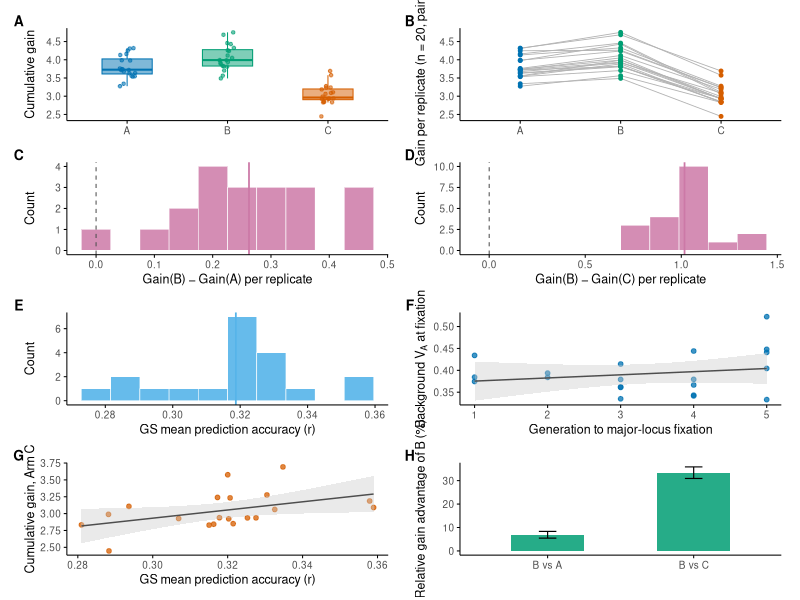
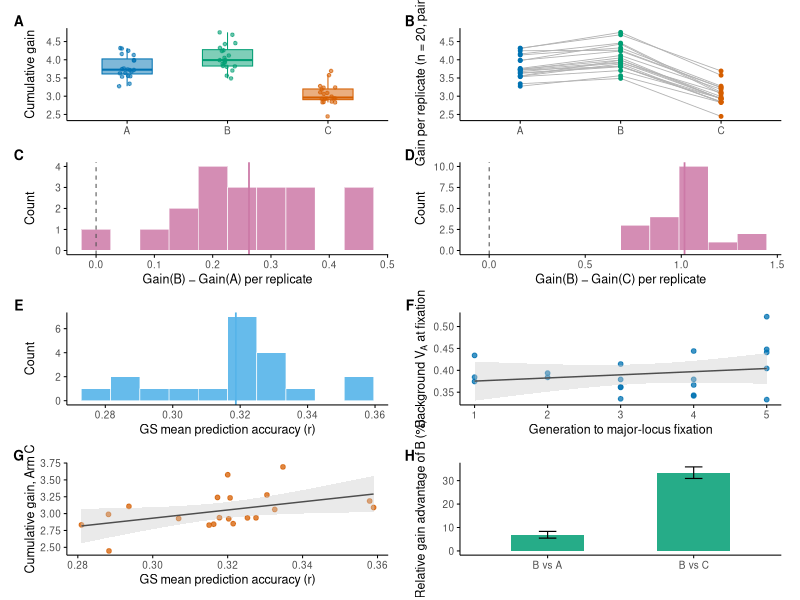

These figures' R source, in order:
## Figure 2: Nature-style 8-panel composite of Phase 2 (post-fixation) results,
## built entirely from the n = 20 replicated simulation output. Replaces the
## single boxplot with a richer, mechanistically-connected panel set.
library(ggplot2)
library(dplyr)
library(patchwork)

dir.create("../figures", showWarnings = FALSE)

okabe_ito <- c(A = "#0072B2", B = "#009E73", C = "#D55E00", diff = "#CC79A7", acc = "#56B4E9")

theme_nature <- theme_classic(base_size = 9, base_family = "sans") +
  theme(
    axis.line = element_line(linewidth = 0.35, colour = "black"),
    axis.ticks = element_line(linewidth = 0.35, colour = "black"),
    legend.position = "none",
    plot.title = element_blank(),
    plot.margin = margin(4, 8, 4, 4)
  )

p1 <- read.csv("../outputs/phase1_replicated_log.csv")
p1$p_major <- pmax(p1$p_major, 1 - p1$p_major)
p2 <- read.csv("../outputs/phase2_replicated_summary.csv")

gen_fixed_fixed <- sapply(split(p1, p1$rep), function(sub) {
  fg <- sub$generation[sub$p_major >= 0.99]
  if (length(fg) > 0) min(fg) else max(sub$generation)
})
p2$gen_fixed <- gen_fixed_fixed[as.character(p2$rep)]
p2$VA_background_at_fixation <- mapply(function(r, g) {
  p1$VA_background[p1$rep == r & p1$generation == g]
}, p2$rep, p2$gen_fixed)

## ---- A: cumulative gain by strategy (boxplot + jitter) ----
p2_long <- data.frame(
  strategy = rep(c("A", "B", "C"), each = nrow(p2)),
  gain = c(p2$gain_A, p2$gain_B, p2$gain_C)
)
panelA <- ggplot(p2_long, aes(x = strategy, y = gain, fill = strategy, colour = strategy)) +
  geom_boxplot(width = 0.5, outlier.shape = NA, alpha = 0.5, linewidth = 0.35) +
  geom_jitter(width = 0.08, size = 0.9, alpha = 0.6) +
  scale_fill_manual(values = unname(okabe_ito[c("A","B","C")])) +
  scale_colour_manual(values = unname(okabe_ito[c("A","B","C")])) +
  labs(x = NULL, y = "Cumulative gain") +
  theme_nature

## ---- B: paired per-replicate trajectories A -> B -> C ----
pspag <- data.frame(rep = rep(p2$rep, 3),
                     strategy = rep(c("A","B","C"), each = nrow(p2)),
                     gain = c(p2$gain_A, p2$gain_B, p2$gain_C))
pspag$strategy <- factor(pspag$strategy, levels = c("A","B","C"))
panelB <- ggplot(pspag, aes(x = strategy, y = gain, group = rep)) +
  geom_line(colour = "grey70", linewidth = 0.3) +
  geom_point(aes(colour = strategy), size = 1) +
  scale_colour_manual(values = unname(okabe_ito[c("A","B","C")])) +
  labs(x = NULL, y = "Gain per replicate (n = 20, paired)") +
  theme_nature

## ---- C: paired difference B - A ----
dAB <- data.frame(d = p2$gain_B - p2$gain_A)
panelC <- ggplot(dAB, aes(x = d)) +
  geom_histogram(bins = 10, fill = unname(okabe_ito["diff"]), colour = "white", linewidth = 0.2, alpha = 0.85) +
  geom_vline(xintercept = 0, linetype = "dashed", colour = "grey30", linewidth = 0.35) +
  geom_vline(xintercept = mean(dAB$d), colour = unname(okabe_ito["diff"]), linewidth = 0.6) +
  labs(x = "Gain(B) − Gain(A) per replicate", y = "Count") +
  theme_nature

## ---- D: paired difference B - C ----
dBC <- data.frame(d = p2$gain_B - p2$gain_C)
panelD <- ggplot(dBC, aes(x = d)) +
  geom_histogram(bins = 10, fill = unname(okabe_ito["diff"]), colour = "white", linewidth = 0.2, alpha = 0.85) +
  geom_vline(xintercept = 0, linetype = "dashed", colour = "grey30", linewidth = 0.35) +
  geom_vline(xintercept = mean(dBC$d), colour = unname(okabe_ito["diff"]), linewidth = 0.6) +
  labs(x = "Gain(B) − Gain(C) per replicate", y = "Count") +
  theme_nature

## ---- E: genomic-prediction accuracy distribution ----
panelE <- ggplot(p2, aes(x = gs_accuracy)) +
  geom_histogram(bins = 10, fill = unname(okabe_ito["acc"]), colour = "white", linewidth = 0.2, alpha = 0.9) +
  geom_vline(xintercept = mean(p2$gs_accuracy), colour = unname(okabe_ito["acc"]), linewidth = 0.6) +
  labs(x = "GS mean prediction accuracy (r)", y = "Count") +
  theme_nature

## ---- F: generation-to-fixation vs residual background VA (mechanistic link) ----
panelF <- ggplot(p2, aes(x = gen_fixed, y = VA_background_at_fixation)) +
  geom_point(colour = unname(okabe_ito["A"]), size = 1.3, alpha = 0.75) +
  geom_smooth(method = "lm", se = TRUE, colour = "grey30", linewidth = 0.5, fill = "grey80") +
  labs(x = "Generation to major-locus fixation", y = expression("Background "*V[A]*" at fixation")) +
  theme_nature

## ---- G: GS accuracy vs realized genomic-selection gain ----
panelG <- ggplot(p2, aes(x = gs_accuracy, y = gain_C)) +
  geom_point(colour = unname(okabe_ito["C"]), size = 1.3, alpha = 0.75) +
  geom_smooth(method = "lm", se = TRUE, colour = "grey30", linewidth = 0.5, fill = "grey80") +
  labs(x = "GS mean prediction accuracy (r)", y = "Cumulative gain, Arm C") +
  theme_nature

## ---- H: relative advantage of B, with 95% CI from paired t-tests ----
ttAB <- t.test(p2$gain_B, p2$gain_A, paired = TRUE)  ## CI on mean(gain_B - gain_A)
ttBC <- t.test(p2$gain_B, p2$gain_C, paired = TRUE)  ## CI on mean(gain_B - gain_C)
rel <- data.frame(
  comparison = c("B vs A", "B vs C"),
  pct = c(mean(p2$gain_B - p2$gain_A) / mean(p2$gain_A) * 100,
          mean(p2$gain_B - p2$gain_C) / mean(p2$gain_C) * 100),
  lo = c(ttAB$conf.int[1] / mean(p2$gain_A) * 100,
         ttBC$conf.int[1] / mean(p2$gain_C) * 100),
  hi = c(ttAB$conf.int[2] / mean(p2$gain_A) * 100,
         ttBC$conf.int[2] / mean(p2$gain_C) * 100)
)
panelH <- ggplot(rel, aes(x = comparison, y = pct)) +
  geom_col(fill = unname(okabe_ito["B"]), width = 0.5, alpha = 0.85) +
  geom_errorbar(aes(ymin = lo, ymax = hi), width = 0.12, linewidth = 0.4) +
  labs(x = NULL, y = "Relative gain advantage of B (%)") +
  theme_nature

fig2 <- (panelA + labs(tag = "A")) + (panelB + labs(tag = "B")) +
        (panelC + labs(tag = "C")) + (panelD + labs(tag = "D")) +
        (panelE + labs(tag = "E")) + (panelF + labs(tag = "F")) +
        (panelG + labs(tag = "G")) + (panelH + labs(tag = "H")) +
  plot_layout(ncol = 2, nrow = 4) &
  theme(plot.tag = element_text(face = "bold", size = 10))

ggsave("../figures/Figure2_three_strategies_comparison.png", fig2, width = 8.5, height = 13, dpi = 320)
ggsave("../figures/Figure2_three_strategies_comparison.pdf", fig2, width = 8.5, height = 13)

cat("8-panel Figure 2 written to simulation/figures/\n")
cat(sprintf("B-A CI (pct pts): [%.2f, %.2f]\n", rel$lo[1], rel$hi[1]))
cat(sprintf("B-C CI (pct pts): [%.2f, %.2f]\n", rel$lo[2], rel$hi[2]))
